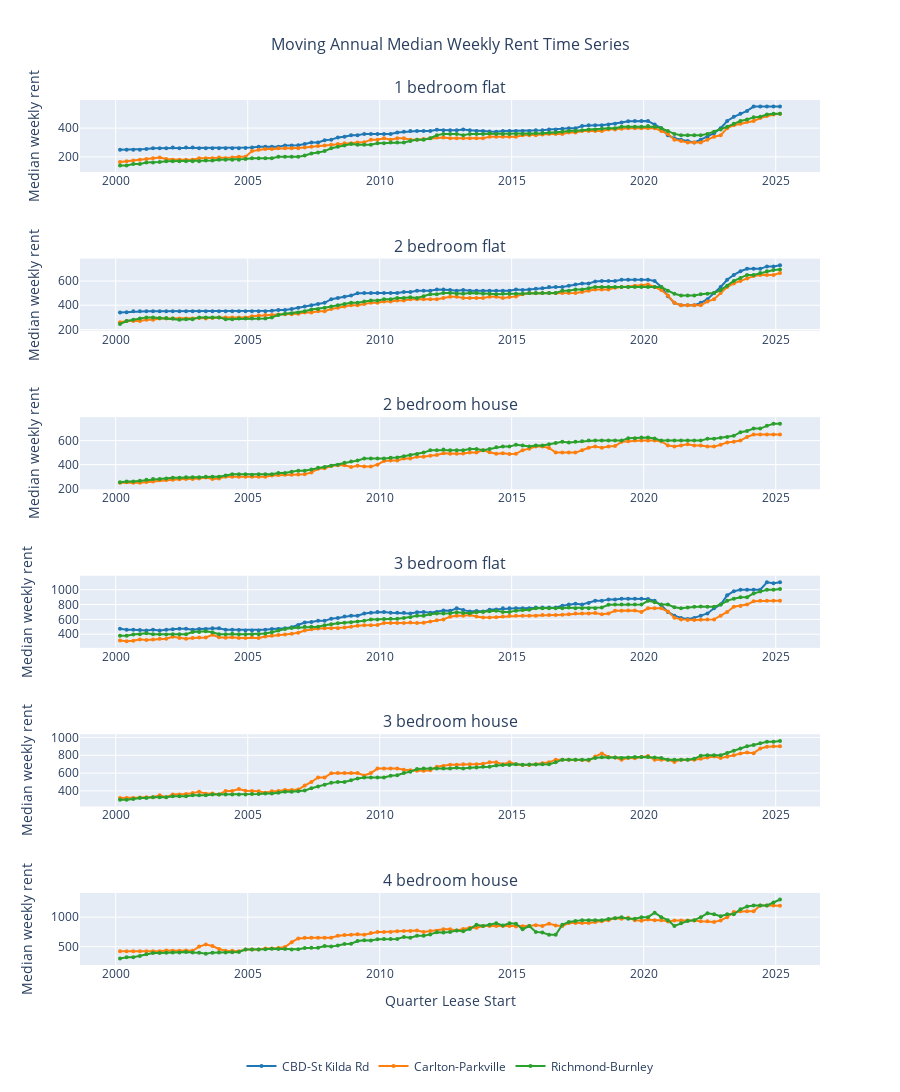

Here is the notebook cell this chart was saved with:
### Code cell
# Create time series plots for each property type
property_types = pivot_df.Property_Type.unique()

# Create subplots for each property type
fig = make_subplots(
    rows=len(property_types), 
    cols=1, 
    subplot_titles=property_types,
    vertical_spacing=0.1,
    shared_xaxes=True
)

# Add traces for each suburb and property type
for i, prop_type in enumerate(property_types):
    for j, suburb in enumerate(selected_suburbs):
        # Filter data for this suburb and property type
        data = pivot_df[(pivot_df['Suburb'] == suburb) & 
                       (pivot_df['Property_Type'] == prop_type) & 
                       (pivot_df['Median_Rent'].notna())]
        
        if len(data) > 0:
            # Convert quarter strings to datetime and sort by time
            data = data.copy()
            data['Quarter_Date'] = pd.to_datetime(data['Quarter'], format='%b %Y')
            data = data.sort_values('Quarter_Date')  # Ensure proper chronological order
            
            fig.add_trace(
                go.Scatter(
                    x=data['Quarter_Date'],
                    y=data['Median_Rent'],
                    name=f"{suburb}",
                    mode='lines+markers',
                    line=dict(color=colors[j % len(colors)], width=2),
                    marker=dict(size=4),
                    showlegend=(i == 0),  # Only show legend for first subplot
                    connectgaps=False,  # Don't connect across missing data
                    hovertemplate=f"<b>{suburb}</b><br>" +
                                 "Quarter: %{x}<br>" +
                                 "Rent: $%{y:.0f}<br>" +
                                 "<extra></extra>"
                ),
                row=i+1, col=1
            )

# Update layout
fig.update_layout(
    height=3200,
    title_text="Moving Annual Median Weekly Rent Time Series",
    title_x=0.5,
    title_font_size=16,
    showlegend=True,
    legend=dict(
        orientation="h",
        yanchor="top",
        y=-0.1,
        xanchor="center",
        x=0.5
    )
)

# Update x-axis labels
fig.update_xaxes(title_text="Quarter Lease Start", row=len(property_types), col=1)
fig.update_xaxes(showticklabels=True)

# Update y-axis labels for each subplot
for i in range(len(property_types)):
    fig.update_yaxes(title_text="Median weekly rent", row=i+1, col=1)

fig.show()
